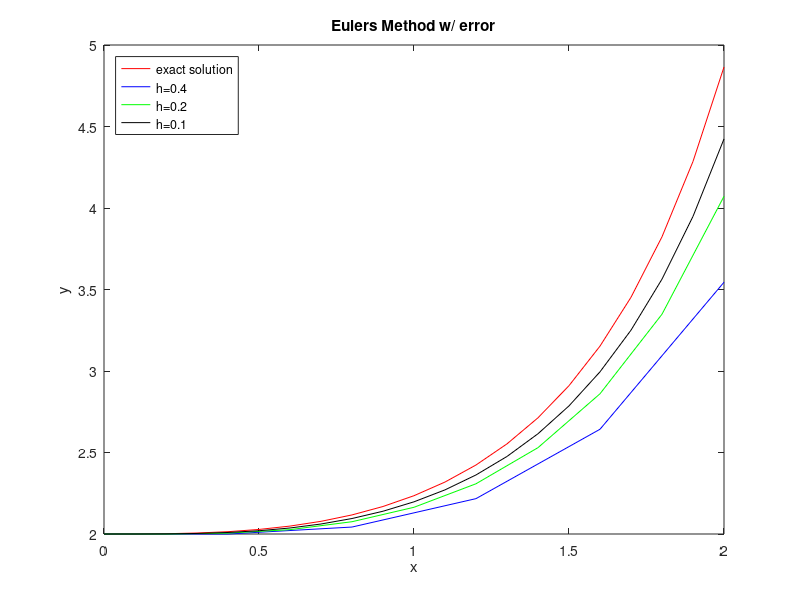

MATLAB code for this plot:
h1 = 0.4;
h2 = 0.2;
h3 = 0.1;
X = 2;
N1 = round(X/h1);
N2 = round(X/h2);
N3 = round(X/h3);
x = zeros(1,N1+1);
y = zeros(1,N1+1);

x(1) = 0;
y(1) = 2;


for n = 1:N1
  x(n+1) = x(n) + h1;
  y(n+1) = y(n) + h1*(x(n)*x(n)*y(n)/3);
end
x1=x;
y1=y;

for n = 1:N2
  x(n+1) = x(n) + h2;
  y(n+1) = y(n) + h2*(x(n)*x(n)*y(n)/3);
end
x2=x;
y2=y;

for n = 1:N3
  x(n+1) = x(n) + h3;
  y(n+1) = y(n) + h3*(x(n)*x(n)*y(n)/3);
end
x3=x;
y3=y;

yExact = 2*exp((1/9)*x3.^3);
error = abs(y3-yExact);


plot(x,yExact,'r',x1,y1,'b',x2,y2,'g',x3,y3,'k'); % plotting
title('Eulers Method w/ error'); % figure's title
legend('exact solution','h=0.4','h=0.2','h=0.1', 'Location','NorthWest'); % legend
xlabel('x'); ylabel('y'); % and axis labels
xlim([0 2])




